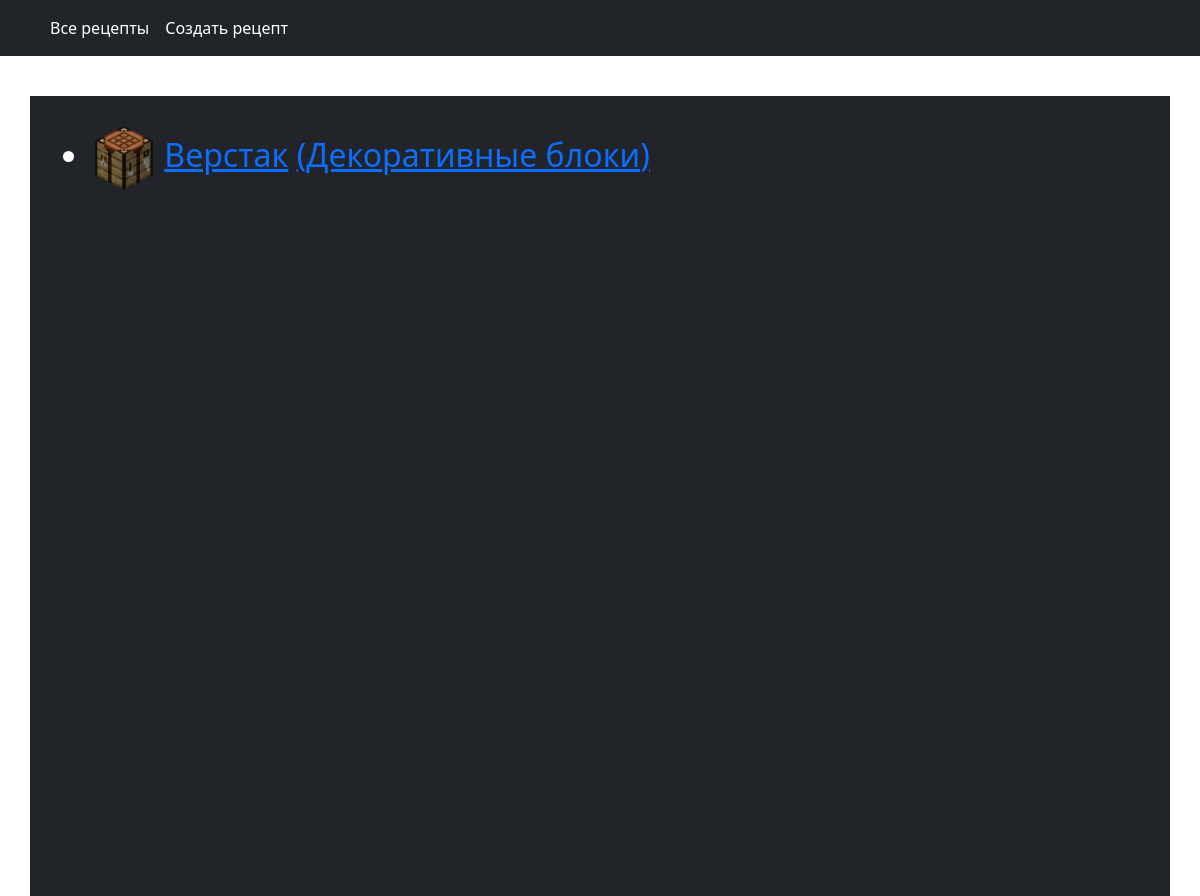
Page /category/1 on the committed database.
### main/models.py (models this page shows, shortened)
class Recipe(models.Model):
	result = models.ForeignKey('Item', on_delete=models.CASCADE,
		verbose_name='Результ', related_name='result_items')
	left_up_item = models.ForeignKey('Item', on_delete=models.CASCADE, null=True,
		blank=True, verbose_name='Левый верхний предмет', related_name='left_up_items')
	up_item = models.ForeignKey('Item', on_delete=models.CASCADE, null=True,
		blank=True, verbose_name='Верхний предмет', related_name='up_items')
	right_up_item = models.ForeignKey('Item', on_delete=models.CASCADE, null=True,
		blank=True, verbose_name='Правый верхний предмет', related_name='right_up_items')
	left_item = models.ForeignKey('Item', on_delete=models.CASCADE, null=True,
		blank=True, verbose_name='Левый предмет', related_name='left_items')
	middle_item = models.ForeignKey('Item', on_delete=models.CASCADE, null=True,
		blank=True, verbose_name='Средний предмет', related_name='middle_items')
	right_item = models.ForeignKey('Item', on_delete=models.CASCADE, null=True,
		blank=True, verbose_name='Правый предмет', related_name='right_items')
	left_down_item = models.ForeignKey('Item', on_delete=models.CASCADE, null=True,
		blank=True, verbose_name='Левый нижний предмет', related_name='left_down_items')
	down_item = models.ForeignKey('Item', on_delete=models.CASCADE, null=True,
		blank=True, verbose_name='Нижний предмет', related_name='down_items')
	right_down_item = models.ForeignKey('Item', on_delete=models.CASCADE, null=True,
		blank=True,verbose_name='Правый нижний предмет', related_name='right_down_items')
	def get_absolute_url(self):
		return reverse('recipe', kwargs={'pk': self.pk})
	class Meta:
		verbose_name = 'Рецепт'
		verbose_name_plural = 'Рецепты'

class Item(models.Model):
	name = models.CharField(max_length=128, verbose_name='Имя предмета', unique=True)
	image = models.ImageField(upload_to='items/', verbose_name='Изображение')
	item_category = models.ForeignKey('ItemCategory', on_delete=models.PROTECT,
		null=True, verbose_name='Категория')
	slug = models.SlugField(max_length=256, null=False, unique=True, db_index=True,
		verbose_name='URL')
	class Meta:
		verbose_name = 'Предмет'
		verbose_name_plural = 'Предметы'

class ItemCategory(models.Model):
	name = models.CharField(max_length=128, verbose_name='Имя категории', unique=True)
	slug = models.SlugField(max_length=256, null=False, unique=True, db_index=True,
		verbose_name='URL')
	class Meta:
		verbose_name = 'Категория предмета'
		verbose_name_plural = 'Категории предметов'

### main/views.py (the view)
# urls.py: path('category/<int:cat_id>', views.CategoryListView.as_view(), name='category'),
class CategoryListView(ListView):
	model = models.Recipe
	template_name = 'index.html'
	context_object_name = 'recipes'
	def get_queryset(self):
		return models.Recipe.objects.filter(result__item_category=self.kwargs['cat_id'])

### main/templates/index.html (shortened to what this page needs)
{% extends 'base.html' %}
{% block content %}
	<ul>
		{% for recipe in recipes %}
		<h2><li><img height=64px src="{{ recipe.result.image.url }}"> <a href="{{ recipe.get_absolute_url }}">{{ recipe.result.name }}</a> <a href="{% url 'category' recipe.result.item_category.id %}">({{ recipe.result.item_category.name }})</a></li></h2>
		{% endfor %}
	</ul>
{% endblock %}

### rows in the picture
Recipe: result.image (picture), result.name "Верстак", result.item_category.name "Декоративные блоки"
